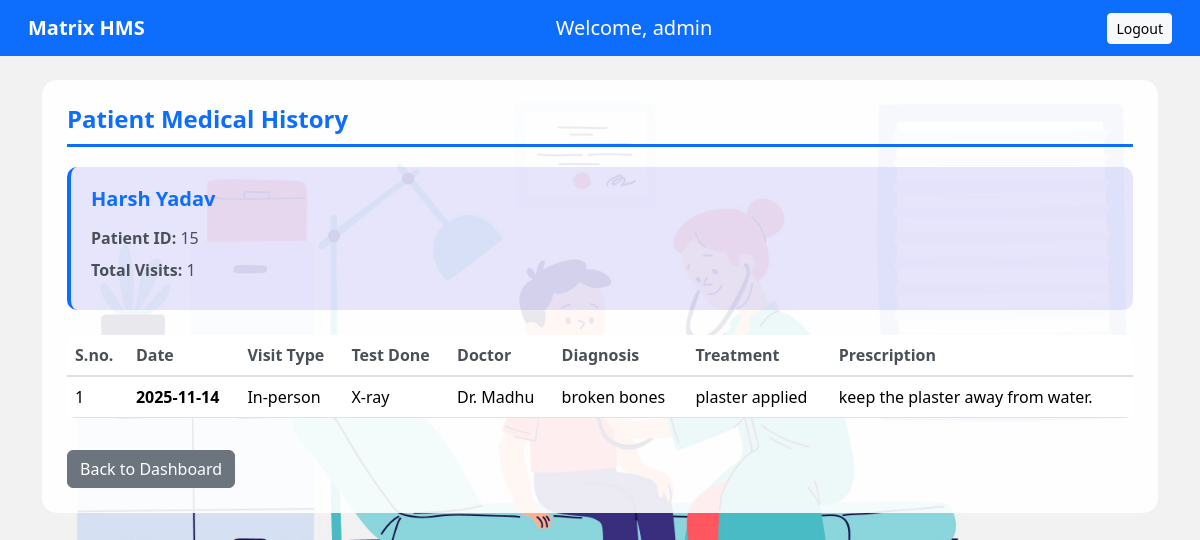
The page /admin/admin/patient/15/history on the database its author committed.
### models.py (models this page shows)
class Patient(db.Model):
    __tablename__ = 'patients'
    id = db.Column(db.Integer, db.ForeignKey('users.id'), primary_key=True)
    patient_name = db.Column(db.String(100), nullable=False)
    user = db.relationship('User', back_populates='patient_profile')
    appointments = db.relationship('Appointment', back_populates='patient', lazy=True)
    medical_history = db.relationship('PatientHistory', back_populates='patient', cascade='all, delete-orphan')

class PatientHistory(db.Model):
    __tablename__ = 'patient_history'
    id = db.Column(db.Integer, primary_key=True)
    patient_id = db.Column(db.Integer, db.ForeignKey('patients.id'), nullable=False)
    appointment_id = db.Column(db.Integer, db.ForeignKey('appointments.id'), unique=True)
    doctor_id = db.Column(db.Integer, db.ForeignKey('doctors.id'))
    visit_type = db.Column(db.String(50))
    test_type = db.Column(db.String(100))
    diagnosis = db.Column(db.Text)
    treatment = db.Column(db.Text)
    prescription = db.Column(db.Text)
    doctor_name = db.Column(db.String(100))
    department = db.Column(db.String(100))
    created_at = db.Column(db.DateTime, default=datetime.utcnow)
    patient = db.relationship('Patient', back_populates='medical_history')
    doctor = db.relationship('Doctor', back_populates='patient_histories')
    appointment = db.relationship('Appointment', back_populates='history_record')

class User(db.Model):
    __tablename__ = 'users'
    id = db.Column(db.Integer, primary_key=True)
    user_name = db.Column(db.String(100), nullable=False)
    user_email = db.Column(db.String(100), unique=True, nullable=False)
    user_password = db.Column(db.String(200), nullable=False)
    user_role = db.Column(db.String(20), nullable=False)
    created_at = db.Column(db.DateTime, default=datetime.utcnow)
    doctor_profile = db.relationship('Doctor', back_populates='user', uselist=False)
    patient_profile = db.relationship('Patient', back_populates='user', uselist=False)

### app.py (the view)
@app.route('/<string:role>/<string:username>/patient/<int:patient_id>/history')
def view_patient_history(role, username, patient_id):
    user = User.query.filter_by(user_name=username, user_role=role).first()
    if not user:
        flash(f"{role.capitalize()} not found.", "danger")
        return redirect(url_for('login'))
    patient = Patient.query.get_or_404(patient_id)
    history_records = (
        PatientHistory.query
        .filter_by(patient_id=patient.id)
        .order_by(PatientHistory.created_at.desc())
        .all()
    )
    if role == 'doctor':
        back_url = url_for('doctor_dashboard', username=username)
    elif role == 'admin':
        back_url = url_for('admin_dashboard')
    elif role == 'patient':
        back_url = url_for('patient_dashboard', username=username)
    else:
        back_url = url_for('login')
    return render_template(
        'DoctorUI/view_patient_history.html',
        role=role,
        username=username,
        patient=patient,
        history_records=history_records,
        back_url=back_url
    )

### templates/DoctorUI/view_patient_history.html (shortened to what this page needs)
{% extends "base.html" %}
{% block content %}
<div class="container mt-4">
  <div class="content-wrapper">
    <h4 class="page-header">Patient Medical History</h4>
    <div class="patient-card">
      <h5>{{ patient.patient_name }}</h5>
      <p><strong>Patient ID:</strong> {{ patient.id }}</p>
      <p><strong>Total Visits:</strong> {{ history_records|length }}</p>
    </div>
    {% if history_records %}
    <div class="table-responsive">
      <table class="table table-hover align-middle">
        <thead>
          <tr>
            <th>S.no.</th>
            <th>Date</th>
            <th>Visit Type</th>
            <th>Test Done</th>
            <th>Doctor</th>
            <th>Diagnosis</th>
            <th>Treatment</th>
            <th>Prescription</th>
          </tr>
        </thead>
        <tbody>
          {% for record in history_records %}
          <tr>
            <td>{{ loop.index }}</td>
            <td><strong>{{ record.created_at.strftime('%Y-%m-%d') }}</strong></td>
            <td>{{ record.visit_type or '-' }}</td>
            <td>{{ record.test_type or '-' }}</td>
            <td>{{ record.doctor_name or record.doctor.user.user_name }}</td>
            <td>{{ record.diagnosis or '-' }}</td>
            <td>{{ record.treatment or '-' }}</td>
            <td>{{ record.prescription or '-' }}</td>
          </tr>
          {% endfor %}
        </tbody>
      </table>
    </div>
    {% else %}
    <div class="alert alert-info">
      📋 No medical history available for this patient.
    </div>
    {% endif %}
    <a href="{{ back_url }}" class="btn btn-secondary mt-3">Back to Dashboard</a>
  </div>
</div>
{% endblock %}

### templates/DoctorUI/view_patient_history.html (style rules this page uses)
body { background-image: url('/static/images/bg-2.jpg'); background-size: cover; background-repeat: no-repeat; }
.content-wrapper { background-color: rgba(255, 255, 255, 0.9 ); border-radius: 15px; padding: 25px; }
.page-header { color: #0d6efd; font-weight: 600; border-bottom: 3px solid #0d6efd; padding-bottom: 10px; margin-bottom: 20px; }
.patient-card { background-color: rgba(21, 11, 220, 0.1); border: none; border-left: 4px solid #0d6efd; border-radius: 10px; padding: 20px; margin-bottom: 25px; }
.patient-card h5 { color: #0d6efd; font-weight: 600; margin-bottom: 15px; }
.patient-card p { color: #495057; margin-bottom: 8px; }
.table { background-color: white; border-radius: 8px; overflow: hidden; }
.table thead { background-color: #f8f9fa; }
.table thead th { color: #495057; font-weight: 600; border-bottom: 2px solid #dee2e6; white-space: nowrap; }

### rows shown on the page
Patient: patient_name "Harsh Yadav", id "15"
PatientHistory: created_at "2025-11-14", visit_type "In-person", test_type "X-ray", doctor_name.user_name "Dr. Madhu", diagnosis "broken bones", treatment "plaster applied", prescription "keep the plaster away from water."

### other values the page prints
{{ username }} "admin"
{{ history_records|length }} "1"
